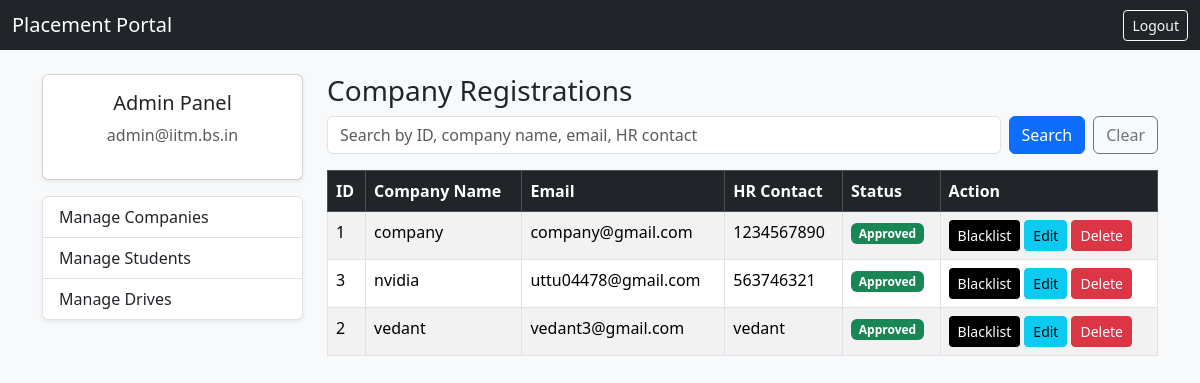
The app's page /admin/companies (signed in), older data.
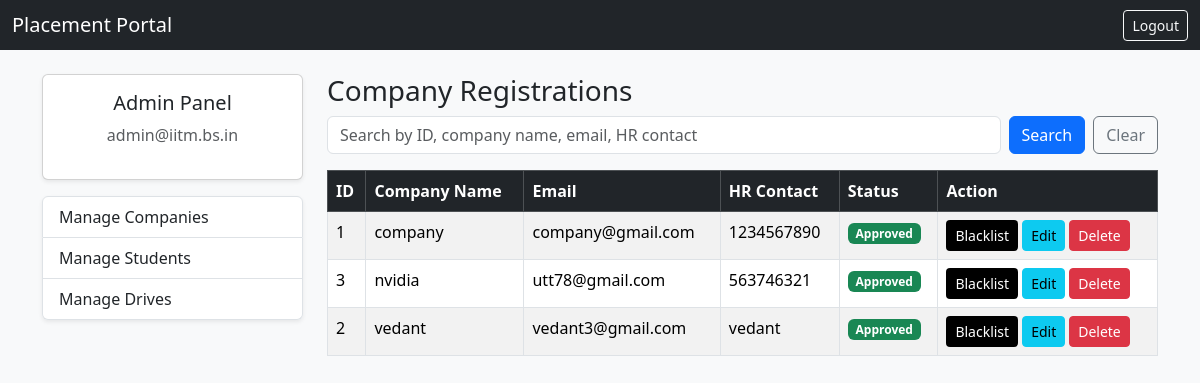
The same page, newer data.
### dp.py (models this page shows)
class Company(db.Model):
    __tablename__ = "companies"
    id = db.Column(db.Integer, primary_key=True)
    user_id = db.Column(
        db.Integer, db.ForeignKey("users.id"), nullable=False
    )
    company_name = db.Column(db.String(150), nullable=False)
    hr_contact = db.Column(db.String(100))
    website = db.Column(db.String(150))
    status = db.Column(db.String(20), default="Pending")
    blacklisted = db.Column(db.Boolean, default=False)

class User(UserMixin, db.Model):
    __tablename__ = "users"
    id = db.Column(db.Integer, primary_key=True)
    email = db.Column(db.String(120), unique=True, nullable=False)
    password = db.Column(db.String(200), nullable=False)
    role = db.Column(db.String(20), nullable=False)
    student_profile = db.relationship(
        "Student", backref="user"
    )
    company_profile = db.relationship(
        "Company", backref="user"
    )

### app.py (the view, shortened to what this page needs)
@app.route("/admin/companies")
@login_required
def admin_companies():
    if current_user.role != "admin":
        abort(403)
    search_query = request.args.get("q", "").strip()
    query = Company.query.join(User, Company.user_id == User.id)
    companies = query.order_by(Company.company_name.asc()).all()
    return render_template(
        "admin_company.html",
        companies=companies,
        search_query=search_query
    )

### app.py (called while the page is built)
@login_manager.user_loader
def load_user(user_id):
    return User.query.get(int(user_id))

### templates/admin_company.html (shortened to what this page needs)
{% extends "admin.html" %}
{% block admin_content %}
<h3>Company Registrations</h3>
<form method="GET" action="/admin/companies" class="d-flex gap-2 mb-3">
    <input
        type="text"
        name="q"
        value="{{ search_query if search_query else '' }}"
        class="form-control"
        placeholder="Search by ID, company name, email, HR contact">
    <button class="btn btn-primary" type="submit">Search</button>
    <a href="/admin/companies" class="btn btn-outline-secondary">Clear</a>
</form>
<table class="table table-bordered table-striped">
    <thead class="table-dark">
        <tr>
            <th>ID</th>
            <th>Company Name</th>
            <th>Email</th>
            <th>HR Contact</th>
            <th>Status</th>
            <th>Action</th>
        </tr>
    </thead>
    <tbody>
        {% for company in companies %}
        <tr>
            <td>{{ company.id }}</td>
            <td>{{ company.company_name }}</td>
            <td>{{ company.user.email }}</td>
            <td>{{ company.hr_contact }}</td>
            <td>
                {% if company.status == "Pending" %}
                <span class="badge bg-warning">Pending</span>
                {% elif company.status == "Approved" %}
                <span class="badge bg-success">Approved</span>
                {% elif company.status == "Rejected" %}
                <span class="badge bg-danger">Rejected</span>
                {% elif company.blacklisted %}
                <span class="badge bg-black">Blacklisted</span>
                {% endif %}
            </td>
            <td>
                <div class="d-flex flex-row gap-1">
                {% if company.status == "Pending" %}
                <form method="POST" action="/admin/companies/approve/{{ company.id }}">
                    <button class="btn btn-sm btn-success">
                        Approve
                    </button>
                </form>
                <form method="POST" action="/admin/companies/reject/{{ company.id }}">
                    <button class="btn btn-sm btn-outline-danger">
                        Reject
                    </button>
                </form>
                {% elif company.status == "Approved" %}
                <form method="POST" action="/admin/companies/blacklist/{{ company.id }}">
                    <button class="btn btn-sm bg-black text-white">
                        Blacklist
                    </button>
                </form>
                {% elif company.blacklisted %}
                <form method="POST" action="/admin/companies/unblacklist/{{ company.id }}">
                    <button class="btn btn-sm btn-secondary">
                        Unblacklist
                    </button>
                </form>
                {% elif company.status == "Rejected" %}
                <form method="POST" action="/admin/companies/approve/{{ company.id }}">
                    <button class="btn btn-sm btn-success">
                        Approve
                    </button>
                </form>
                {% endif %}
                <a href="/admin/companies/edit/{{ company.id }}" class="btn btn-sm btn-info">
                    Edit
                </a>
                <form method="POST" action="/admin/companies/delete/{{ company.id }}" >
                    <button class="btn btn-sm btn-danger"
                            onclick="return confirm('Delete this company, its drives, and all related applications?');">
                        Delete
                    </button>
                </form>
                </div>
            </td>
        </tr>
        {% endfor %}
    </tbody>
</table>
{% endblock %}

Row changes from the older to the newer data that the page shows:
changed through a linked row, Company "nvidia": user.email "uttu04478@gmail.com" → "utt78@gmail.com"
